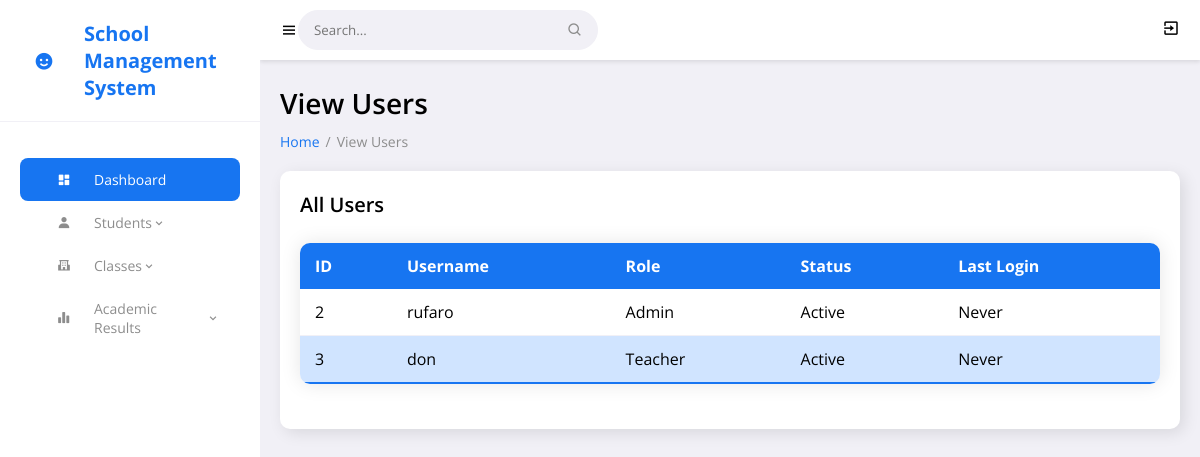
Screenshot of /users_view.php (signed in) with the database file from the repository.
### tables this page shows
CREATE TABLE `users` (
  `user_id` int(11) NOT NULL,
  `username` varchar(50) NOT NULL,
  `password_hash` varchar(255) NOT NULL,
  `user_role` enum('Admin','Teacher','Accountant','Parent') NOT NULL,
  `associated_id` int(11) NOT NULL,
  `last_login` datetime DEFAULT NULL,
  `account_status` enum('Active','Disabled') DEFAULT 'Active'
);

### users_view.php (the view, shortened to what this page needs)
<?php
include 'config.php';
$users = $conn->query("SELECT user_id, username, user_role, account_status, last_login FROM users");
?>
<!DOCTYPE html>
<html lang="en">
<head>
	<link href='https://unpkg.com/boxicons@2.0.9/css/boxicons.min.css' rel='stylesheet'>
	<link rel="stylesheet" href="css/style.css">
</head>
<body>
	<?php include 'includes/sidebar.php'; ?>
	<section id="content">
		<?php include 'includes/navbar.php'; ?>
		<main>
			<h1 class="title">View Users</h1>
			<ul class="breadcrumbs">
				<li><a href="admin_dashboard.php">Home</a></li>
				<li class="divider">/</li>
				<li><a href="#" class="active">View Users</a></li>
			</ul>
			<div class="data">
				<div class="content-data">
					<div class="head">
						<h3>All Users</h3>
					</div>
					<table class="styled-table">
						<thead>
							<tr>
								<th>ID</th>
								<th>Username</th>
								<th>Role</th>
								<th>Status</th>
								<th>Last Login</th>
							</tr>
						</thead>
						<tbody>
							<?php while ($row = $users->fetch_assoc()): ?>
								<tr>
									<td><?php echo $row['user_id']; ?></td>
									<td><?php echo $row['username']; ?></td>
									<td><?php echo $row['user_role']; ?></td>
									<td><?php echo $row['account_status']; ?></td>
									<td><?php echo $row['last_login'] ? $row['last_login'] : 'Never'; ?></td>
								</tr>
							<?php endwhile; ?>
						</tbody>
					</table>
				</div>
			</div>
		</main>
	</section>
</body>
</html>

### css/style.css (style rules this page uses)
* { font-family: 'Open Sans', sans-serif; margin: 0; padding: 0; box-sizing: border-box; }
:root { --grey: #F1F0F6; --dark-grey: #8D8D8D; --light: #fff; --dark: #000; --green: #81D43A; --light-green: #E3FFCB; --blue: #1775F1; --light-blue: #D0E4FF; --dark-blue: #0C5FCD; --red: #FC3B56; }
html { overflow-x: hidden; }
body { background: var(--grey); overflow-x: hidden; }
a { text-decoration: none; }
li { list-style: none; }
#content { position: relative; width: calc(100% - 260px); left: 260px; transition: all .3s ease; }
main { width: 100%; padding: 24px 20px 20px 20px; }
main .title { font-size: 28px; font-weight: 600; margin-bottom: 10px; }
main .breadcrumbs { display: flex; grid-gap: 6px; }
main .breadcrumbs li, main .breadcrumbs li a { font-size: 14px; }
main .breadcrumbs li a { color: var(--blue); }
main .breadcrumbs li a.active, main .breadcrumbs li.divider { color: var(--dark-grey); pointer-events: none; }
main .data { display: flex; grid-gap: 20px; margin-top: 20px; flex-wrap: wrap; }
main .data .content-data { flex-grow: 1; flex-basis: 400px; padding: 20px; background: var(--light); border-radius: 10px; box-shadow: 4px 4px 16px rgba(0, 0, 0, .1); }
main .content-data .head { display: flex; justify-content: space-between; align-items: center; margin-bottom: 24px; }
main .content-data .head h3 { font-size: 20px; font-weight: 600; }
.styled-table { width: 100%; border-collapse: collapse; margin: 25px 0; font-size: 16px; font-family: 'Open Sans', sans-serif; box-shadow: 0 0 20px rgba(0, 0, 0, 0.1); border-radius: 10px; overflow: hidden; }
.styled-table thead tr { background-color: var(--blue); color: var(--light); text-align: left; font-weight: bold; }
.styled-table th, .styled-table td { padding: 12px 15px; }
.styled-table tbody tr { border-bottom: 1px solid var(--grey); }
.styled-table tbody tr:nth-of-type(even) { background-color: var(--light-blue); }
.styled-table tbody tr:last-of-type { border-bottom: 2px solid var(--blue); }
.styled-table tbody td { transition: all 0.3s ease; }

### rows the page displays
users: user_id "2", username "rufaro", user_role "Admin", account_status "Active", shows "Never"
users: user_id "3", username "don", user_role "Teacher", account_status "Active", shows "Never"
